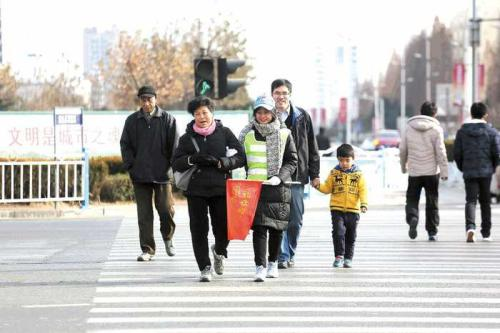
#> input picture hog_classify_satellite_image_ships/person.jpg, 500 x 333 px
$ jupyter execute hog_svm_pedestrian_detection.ipynb
#> lines starting #> are read from the running program, lines starting #| are printed output that depends on the picture; after the words box and inside, x2 and y2 are one past the last pixel; in counts of white or black regions, pixels touching at a corner belong together
# 使用opencv检测人

# 注意事项：

在训练的时候，我们的正负样本图像默认大小都应该是128×64的，然后提取样本图像的HOG特征，也就是3780维度的特征向量，送入到SVM进行训练，最终的目的就是得到这3781维度的检测器。

在测试的时，检测窗口(大小为128×64)在整个图像的所有位置和尺度上进行扫描，然后提取提取每一个窗口的HOG特征，送入检测器进行判别，最后还需要对输出的金字塔进行非极大值抑制。例如：这里有张图是720×475的，我们选200×100大小的patch，把这个patch从图片里面抠出来，然后再把大小调整成128×64，计算HOG特征，并送入检测器判别是否包含目标。

[cell 1]
'''
HOG检测人
'''
import  cv2
import numpy as np

[cell 2]
def is_inside(o,i):
    '''
    判断矩形o是不是在i矩形中

    args:
        o：矩形o  (x,y,w,h)
        i：矩形i  (x,y,w,h)
    '''
    ox,oy,ow,oh = o
    ix,iy,iw,ih = i

    return ox > ix and oy > iy and ox+ow < ix+iw and oy+oh < iy+ih

[cell 3]
def draw_person(img,person):
    '''
    在img图像上绘制矩形框person

    args:
        img：图像img
        person：人所在的边框位置 (x,y,w,h)
    '''
    x,y,w,h = person
    cv2.rectangle(img,(x,y),(x+w,y+h),(0,255,255),2)

计算一个检测窗口特征向量维度：(64-8)/8*(128-8)/8*4*9 = 3780

    winSize = (64,128)

    blockSize = (16,16)

    blockStride = (8,8)

    cellSize = (8,8)

    nbins = 9

    hog = cv2.HOGDescriptor(winSize,blockSize,blockStride,cellSize,nbins)

上面的是默认参数，针对不同的目标检测我们一般需要修改为适合自己目标大小的参数：

    winSize：检查窗口大小，一般为blockStride的整数倍；

    blockSize：块大小，一般为cellSize的整数倍；

    blockStride：块步长，一般为cellSize的整数倍；

    cellSize：每一个细胞单元大小；

    nbins：每一个细胞单元提取的直方图bin的个数；

[cell 4]
def detect_test(image_path):
    '''
    检测人
    '''
#> called with image_path = 'person.jpg'
    img = cv2.imread(image_path)
#> img is the input picture: shape (333, 500, 3); mean B, G, R 182.7, 186.4, 189.5
    rows,cols = img.shape[:2]
#> rows = 333; cols = 500
    sacle = 1.0
    #print('img',img.shape)
    img = cv2.resize(img,dsize=(int(cols*sacle),int(rows*sacle)))
    #print('img',img.shape)

    #创建HOG描述符对象
    #计算一个检测窗口特征向量维度：(64/8 - 1)*(128/8 - 1)*4*9 = 3780
    '''
    winSize = (64,128)
    blockSize = (16,16)
    blockStride = (8,8)
    cellSize = (8,8)
    nbins = 9
    hog = cv2.HOGDescriptor(winSize,blockSize,blockStride,cellSize,nbins)
    '''
    hog = cv2.HOGDescriptor()
    #hist = hog.compute(img[0:128,0:64])   计算一个检测窗口的维度
    #print(hist.shape)
    detector = cv2.HOGDescriptor_getDefaultPeopleDetector()
    print('detector',type(detector),detector.shape)
    hog.setSVMDetector(detector)


    #多尺度检测，found是一个数组，每一个元素都是对应一个矩形，即检测到的目标框
    found,w = hog.detectMultiScale(img)
#> found = [[305, 133, 80, 160], [377, 89, 89, 177], [147, 83, 115, 230], [18, 42, 101, 203], [91, 58, 118, 235], [216, 60, 125, 250]]; w = [2.76, 4.16, 1.87, 0.417, 3, 1.41]
    print('found',type(found),found.shape)
#| found <class 'numpy.ndarray'> (6, 4)

    #过滤一些矩形，如果矩形o在矩形i中，则过滤掉o
    found_filtered = []
    for ri,r in enumerate(found):
        for qi,q in enumerate(found):
            #r在q内？
            if ri != qi and is_inside(r,q):
                break
        else:
            found_filtered.append(r)
#> this loop made 6 passes
#> after the loop, found_filtered has the same summary as found

    for person in found_filtered:
        draw_person(img,person)
#> this loop made 6 passes
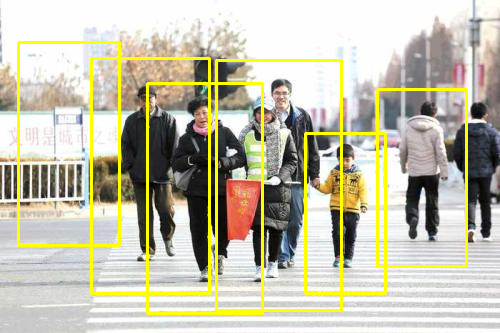
#> img: shape (333, 500, 3); 6.72% of pixels changed, all inside (x1, y1, x2, y2) = (17, 41, 468, 315)

    cv2.imshow('img',img)
    cv2.waitKey(0)
    cv2.destroyAllWindows()
